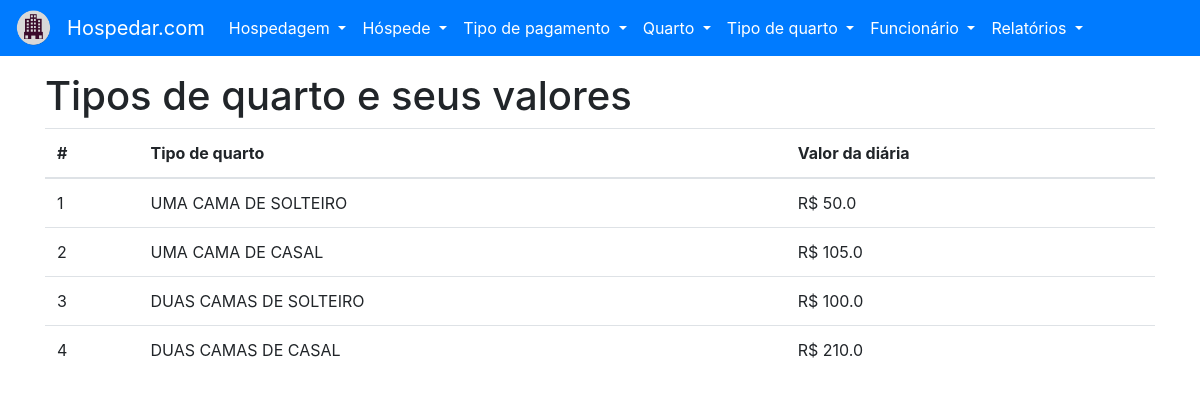
Page /tipo_quarto/listar on the earlier database version.
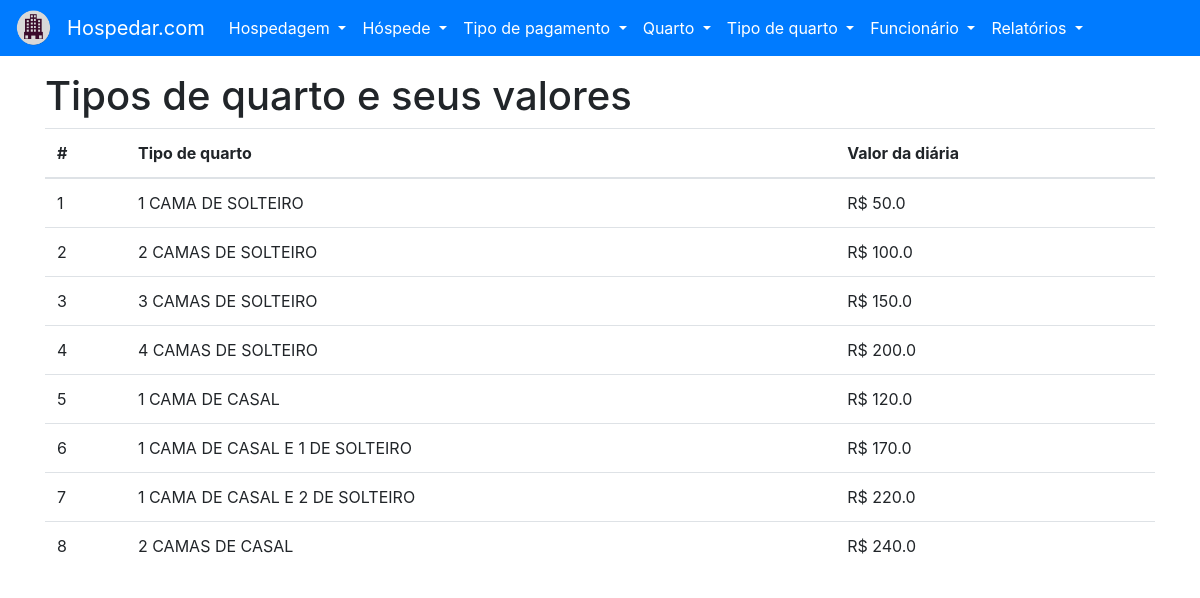
Same page on the later database version.
### tables this page shows
CREATE TABLE "TIPO_QUARTO" (
	"ID_TIPO_QUARTO" INTEGER NOT NULL PRIMARY KEY AUTOINCREMENT UNIQUE,
	"NO_TIPO_QUARTO" VARCHAR(16) NOT NULL UNIQUE,
	"VL_DIARIA" REAL NOT NULL
);

### project/backend/tipo_quarto/views.py (the view)
def listar():
    with TipoQuartoModel(DATABASE_URL) as db:
        try:
            tipo_quarto = db.select_all()
        except (DatabaseException, OperationalError, IntegrityError) as err:
            flash(str(err), 'danger')
            return render_template('tipo_quarto-listar.html')
    return render_template('tipo_quarto-listar.html', tipo_quarto=tipo_quarto)

### project/backend/main/models.py (called while the page is built)
    def __enter__(self):
        self.open()
        return self

    def __exit__(self, exc_type, exc_val, exc_tb):
        self.close()

    @property
    def cursor(self):
        return self._cursor

    def open(self):
        self._connection = sqlite3.connect(self.url)
        self._cursor = self._connection.cursor()

    def close(self):
        self._connection.close()

    def cursor_to_dict(self, cursors: Iterable):
        return [dict(zip(self.__tablecolumns__, cursor)) for cursor in cursors]

    def select_all(self):
        if self._connection:
            return self.cursor_to_dict(self.cursor.execute(f'SELECT * FROM "{self.__tablename__}" ;'))
        raise ProgrammingError('ProgrammingError: Cannot operate on a closed database.')

### project/frontend/templates/tipo_quarto-listar.html (shortened to what this page needs)
{% extends 'base.html' %}
{% from 'macros.html' import flash %}
{% block content %}
    <h1>Tipos de quarto e seus valores</h1>
    <table class="table">
        <thead>
        <tr>
            <th scope="col">#</th>
            <th scope="col">Tipo de quarto</th>
            <th scope="col">Valor da diária</th>
        </tr>
        </thead>
        <tbody>
        {% for tipo in tipo_quarto %}
            <tr>
                <td scope="row">{{ tipo['ID_TIPO_QUARTO'] }}</td>
                <td>{{ tipo['NO_TIPO_QUARTO'] }}</td>
                <td>R$ {{ tipo['VL_DIARIA'] }}</td>
            </tr>
        {% endfor %}
        </tbody>
    </table>
{% endblock content%}

Differences in the rows shown:
changed TIPO_QUARTO id 1: NO_TIPO_QUARTO "UMA CAMA DE SOLTEIRO" → "1 CAMA DE SOLTEIRO"
changed TIPO_QUARTO id 2: NO_TIPO_QUARTO "UMA CAMA DE CASAL" → "2 CAMAS DE SOLTEIRO"; VL_DIARIA "105.0" → "100.0"
changed TIPO_QUARTO id 3: NO_TIPO_QUARTO "DUAS CAMAS DE SOLTEIRO" → "3 CAMAS DE SOLTEIRO"; VL_DIARIA "100.0" → "150.0"
changed TIPO_QUARTO id 4: NO_TIPO_QUARTO "DUAS CAMAS DE CASAL" → "4 CAMAS DE SOLTEIRO"; VL_DIARIA "210.0" → "200.0"
added TIPO_QUARTO: ID_TIPO_QUARTO "5", NO_TIPO_QUARTO "1 CAMA DE CASAL", VL_DIARIA "120.0"
added TIPO_QUARTO: ID_TIPO_QUARTO "6", NO_TIPO_QUARTO "1 CAMA DE CASAL E 1 DE SOLTEIRO", VL_DIARIA "170.0"
added TIPO_QUARTO: ID_TIPO_QUARTO "7", NO_TIPO_QUARTO "1 CAMA DE CASAL E 2 DE SOLTEIRO", VL_DIARIA "220.0"
added TIPO_QUARTO: ID_TIPO_QUARTO "8", NO_TIPO_QUARTO "2 CAMAS DE CASAL", VL_DIARIA "240.0"
